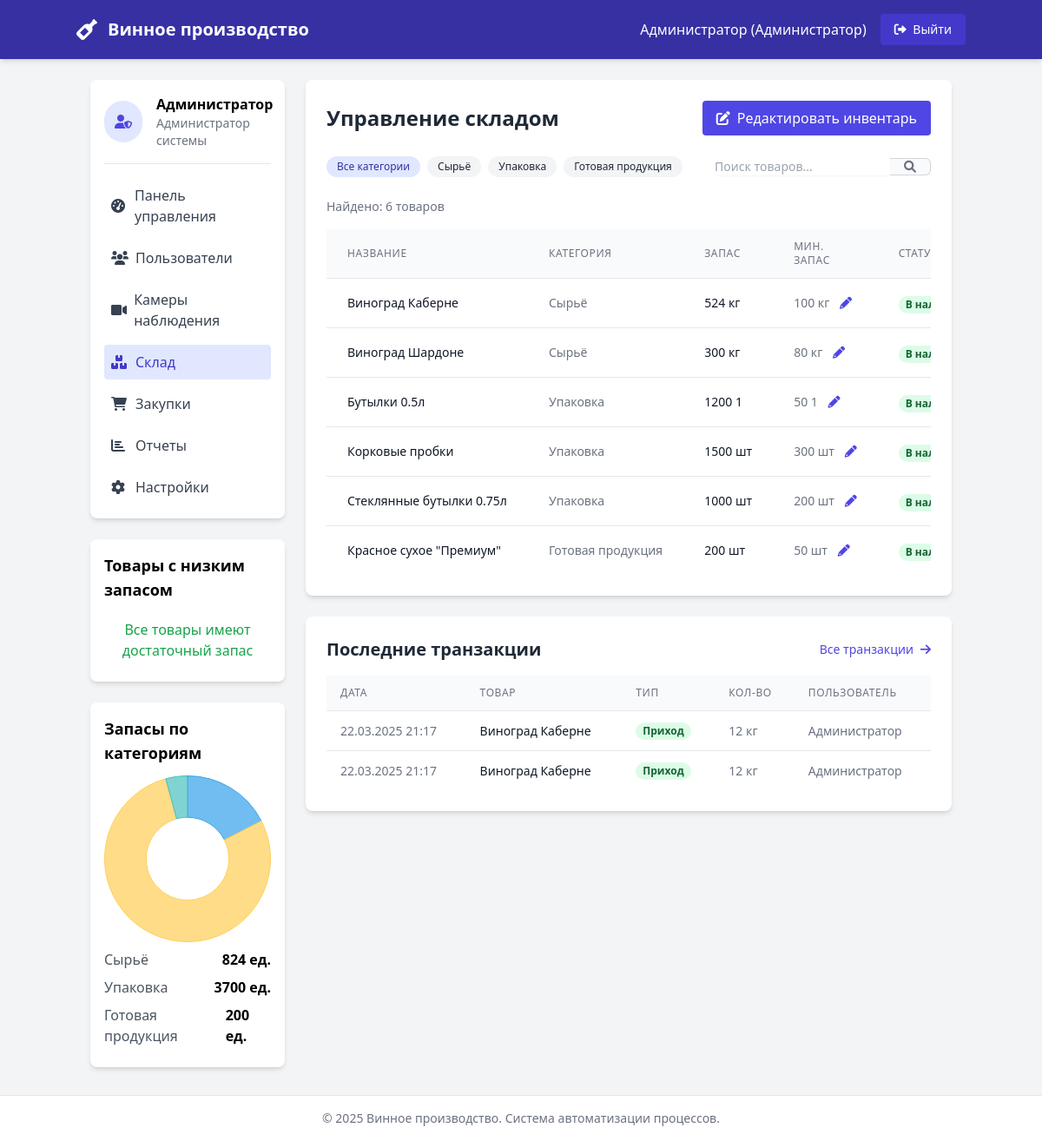
The app's page /views/admin/warehouse.php (signed in) with its own data.
### tables this page shows
CREATE TABLE `users` (
  `id` int(11) NOT NULL,
  `username` varchar(50) NOT NULL,
  `password` varchar(255) NOT NULL,
  `role` enum('admin','warehouse','purchasing','supplier') NOT NULL,
  `name` varchar(100) NOT NULL,
  `email` varchar(100) NOT NULL,
  `created_at` timestamp NOT NULL DEFAULT current_timestamp()
);

CREATE TABLE `products` (
  `id` int(11) NOT NULL,
  `name` varchar(100) NOT NULL,
  `category` enum('raw_material','packaging','finished_product') NOT NULL,
  `quantity` int(11) NOT NULL DEFAULT 0,
  `unit` varchar(20) NOT NULL,
  `min_stock` int(11) NOT NULL DEFAULT 10,
  `description` text DEFAULT NULL,
  `created_at` timestamp NOT NULL DEFAULT current_timestamp(),
  `updated_at` timestamp NOT NULL DEFAULT current_timestamp() ON UPDATE current_timestamp()
);

CREATE TABLE `inventory_transactions` (
  `id` int(11) NOT NULL,
  `product_id` int(11) DEFAULT NULL,
  `quantity` int(11) NOT NULL,
  `transaction_type` enum('in','out') NOT NULL,
  `reference_id` int(11) DEFAULT NULL,
  `reference_type` enum('order','production','adjustment') NOT NULL,
  `notes` text DEFAULT NULL,
  `created_by` int(11) DEFAULT NULL,
  `created_at` timestamp NOT NULL DEFAULT current_timestamp()
);

### views/admin/warehouse.php (the view, shortened to what the rows shown need)
<?php
require_once '../../controllers/AuthController.php';
require_once '../../controllers/WarehouseController.php';
$authController = new AuthController();
$warehouseController = new WarehouseController();
$currentUser = $authController->getCurrentUser();
$inventorySummary = $warehouseController->getInventorySummary();
$recentTransactions = $warehouseController->getRecentTransactions(10);
$categoryFilter = isset($_GET['category']) ? $_GET['category'] : '';
$searchTerm = isset($_GET['search']) ? trim($_GET['search']) : '';
$categories = [
    'raw_material' => 'Сырьё',
    'packaging' => 'Упаковка',
    'finished_product' => 'Готовая продукция'
];
?>
<!DOCTYPE html>
<html lang="ru">
<head>
    <script src="https://cdn.tailwindcss.com"></script>
    <link rel="stylesheet" href="https://cdnjs.cloudflare.com/ajax/libs/font-awesome/6.0.0-beta3/css/all.min.css">
</head>
<body class="bg-gray-100 min-h-screen">
    <nav class="bg-indigo-800 text-white p-4 shadow-md">
        <div class="container mx-auto flex justify-between items-center">
            <div class="flex items-center">
                <h1 class="text-xl font-bold">Винное производство</h1>
            </div>
            <div class="flex items-center space-x-4">
                <span><?php echo htmlspecialchars($currentUser['name']); ?> (Администратор)</span>
                <a href="../../controllers/logout.php" class="bg-indigo-700 hover:bg-indigo-600 py-2 px-4 rounded text-sm">
                    <i class="fas fa-sign-out-alt mr-1"></i> Выйти
                </a>
            </div>
        </div>
    </nav>
    <div class="container mx-auto flex flex-wrap mt-6 px-4">
        <aside class="w-full md:w-1/4 pr-0 md:pr-6">
            <div class="bg-white rounded-lg shadow-md p-4 mb-6">
                <div class="flex items-center mb-4 pb-4 border-b border-gray-200">
                    <div>
                        <p class="font-semibold"><?php echo htmlspecialchars($currentUser['name']); ?></p>
                        <p class="text-sm text-gray-500">Администратор системы</p>
                    </div>
                </div>
            </div>
        </aside>
        <main class="w-full md:w-3/4">
            <div class="bg-white rounded-lg shadow-md p-6 mb-6">
                <div class="flex justify-between items-center mb-6">
                    <h2 class="text-2xl font-semibold text-gray-800">Управление складом</h2>
                </div>
                <div class="overflow-x-auto">
                    <table class="min-w-full divide-y divide-gray-200">
                        <thead class="bg-gray-50">
                            <tr>
                                <th scope="col" class="px-6 py-3 text-left text-xs font-medium text-gray-500 uppercase tracking-wider">
                                    Название
                                </th>
                                <th scope="col" class="px-6 py-3 text-left text-xs font-medium text-gray-500 uppercase tracking-wider">
                                    Категория
                                </th>
                                <th scope="col" class="px-6 py-3 text-left text-xs font-medium text-gray-500 uppercase tracking-wider">
                                    Запас
                                </th>
                                <th scope="col" class="px-6 py-3 text-left text-xs font-medium text-gray-500 uppercase tracking-wider">
                                    Мин. запас
                                </th>
                                <th scope="col" class="px-6 py-3 text-left text-xs font-medium text-gray-500 uppercase tracking-wider">
                                    Статус
                                </th>
                            </tr>
                        </thead>
                        <tbody class="bg-white divide-y divide-gray-200">
                            <?php if (empty($inventorySummary)): ?>
                            <tr>
                                <td colspan="6" class="px-6 py-4 text-center text-sm text-gray-500">
                                    <?php
                                    if ($categoryFilter || $searchTerm) {
                                        echo 'Товары не найдены. Попробуйте изменить фильтры.';
                                    } else {
                                        echo 'Товары отсутствуют. Добавьте первый товар.';
                                    }
                                    ?>
                                </td>
                            </tr>
                            <?php else: ?>
                                <?php foreach ($inventorySummary as $item): ?>
                                <tr>
                                    <td class="px-6 py-4 whitespace-nowrap text-sm font-medium text-gray-900">
                                        <?php echo htmlspecialchars($item['name']); ?>
                                    </td>
                                    <td class="px-6 py-4 whitespace-nowrap text-sm text-gray-500">
                                        <?php echo $categories[$item['category']] ?? $item['category']; ?>
                                    </td>
                                    <td class="px-6 py-4 whitespace-nowrap text-sm text-gray-900">
                                        <?php echo $item['quantity'] . ' ' . $item['unit']; ?>
                                    </td>
                                    <td class="px-6 py-4 whitespace-nowrap text-sm text-gray-500">
                                        <span id="min_stock_<?php echo $item['id']; ?>"><?php echo $item['min_stock']; ?></span> <?php echo $item['unit']; ?>
                                        <button onclick="showMinStockEdit(<?php echo $item['id']; ?>)" class="ml-2 text-indigo-600 hover:text-indigo-900">
                                            <i class="fas fa-pencil-alt"></i>
                                        </button>
                                    </td>
                                    <td class="px-6 py-4 whitespace-nowrap">
                                        <?php if ($item['quantity'] <= $item['min_stock']): ?>
                                        <span class="px-2 inline-flex text-xs leading-5 font-semibold rounded-full bg-red-100 text-red-800">
                                            Низкий запас
                                        </span>
                                        <?php else: ?>
                                        <span class="px-2 inline-flex text-xs leading-5 font-semibold rounded-full bg-green-100 text-green-800">
                                            В наличии
                                        </span>
                                        <?php endif; ?>
                                    </td>
                                </tr>
                                <?php endforeach; ?>
                            <?php endif; ?>
                        </tbody>
                    </table>
                </div>
            </div>
            <div class="bg-white rounded-lg shadow-md p-6">
                <div class="flex justify-between items-center mb-4">
                    <h2 class="text-xl font-semibold text-gray-800">Последние транзакции</h2>
                </div>
                <?php if (empty($recentTransactions)): ?>
                <div class="text-center py-6">
                    <p class="text-gray-500">Транзакции отсутствуют</p>
                </div>
                <?php else: ?>
                <div class="overflow-x-auto">
                    <table class="min-w-full divide-y divide-gray-200">
                        <thead class="bg-gray-50">
                            <tr>
                                <th class="px-4 py-3 text-left text-xs font-medium text-gray-500 uppercase tracking-wider">Дата</th>
                                <th class="px-4 py-3 text-left text-xs font-medium text-gray-500 uppercase tracking-wider">Товар</th>
                                <th class="px-4 py-3 text-left text-xs font-medium text-gray-500 uppercase tracking-wider">Тип</th>
                                <th class="px-4 py-3 text-left text-xs font-medium text-gray-500 uppercase tracking-wider">Кол-во</th>
                                <th class="px-4 py-3 text-left text-xs font-medium text-gray-500 uppercase tracking-wider">Пользователь</th>
                            </tr>
                        </thead>
                        <tbody class="bg-white divide-y divide-gray-200">
                            <?php foreach ($recentTransactions as $transaction): ?>
                                <tr>
                                    <td class="px-4 py-3 whitespace-nowrap text-sm text-gray-500">
                                        <?php echo date('d.m.Y H:i', strtotime($transaction['created_at'])); ?>
                                    </td>
                                    <td class="px-4 py-3 whitespace-nowrap text-sm font-medium text-gray-900">
                                        <?php echo htmlspecialchars($transaction['product_name']); ?>
                                    </td>
                                    <td class="px-4 py-3 whitespace-nowrap text-sm text-gray-500">
                                        <?php if ($transaction['transaction_type'] == 'in'): ?>
                                            <span class="px-2 inline-flex text-xs leading-5 font-semibold rounded-full bg-green-100 text-green-800">
                                                Приход
                                            </span>
                                        <?php else: ?>
                                            <span class="px-2 inline-flex text-xs leading-5 font-semibold rounded-full bg-blue-100 text-blue-800">
                                                Расход
                                            </span>
                                        <?php endif; ?>
                                    </td>
                                    <td class="px-4 py-3 whitespace-nowrap text-sm text-gray-500">
                                        <?php echo $transaction['quantity'] . ' ' . $transaction['unit']; ?>
                                    </td>
                                    <td class="px-4 py-3 whitespace-nowrap text-sm text-gray-500">
                                        <?php echo htmlspecialchars($transaction['user_name']); ?>
                                    </td>
                                </tr>
                            <?php endforeach; ?>
                        </tbody>
                    </table>
                </div>
                <?php endif; ?>
            </div>
        </main>
    </div>
</body>
</html>

### records on screen
users: name "Администратор"
products: name "Виноград Каберне", category "Сырьё", quantity "524", unit "кг", min_stock "100", shows "В…"
products: name "Виноград Шардоне", category "Сырьё", quantity "300", unit "кг", min_stock "80", shows "В…"
products: name "Бутылки 0.5л", category "Упаковка", quantity "1200", unit "1", min_stock "50", shows "В…"
products: name "Корковые пробки", category "Упаковка", quantity "1500", unit "шт", min_stock "300", shows "В…"
products: name "Стеклянные бутылки 0.75л", category "Упаковка", quantity "1000", unit "шт", min_stock "200", shows "В…"
products: name "Красное сухое \"Премиум\"", category "Готовая продукция", quantity "200", unit "шт", min_stock "50", shows "В…"
inventory_transactions: created_at "22.03.2025 21:17", product.name "Виноград Каберне", transaction_type "Приход", quantity "12", product.unit "кг", created_by.name "Администратор"
inventory_transactions: created_at "22.03.2025 21:17", product.name "Виноград Каберне", transaction_type "Приход", quantity "12", product.unit "кг", created_by.name "Администратор"

### other values on screen
$name "Сырьё"
$amount "824"
$name "Упаковка"
$amount "3700"
$name "Готовая продукция"
$amount "200"
count($inventorySummary) "6"
chart data {{ $categoryCounts[$code] }} 824, 3700, 200
